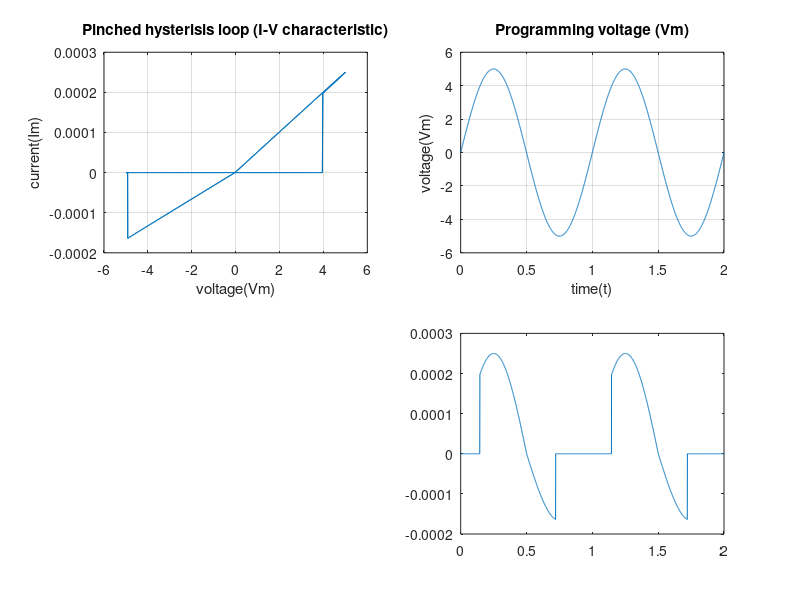

MATLAB code to generate this figure:
clear;
%%
%parameters
%constants
%[a.u.]       [J/K]       [C]	         [F/m]
pi=3.1415926; Kb=1.38e-23; q=1.6e-19; eps_0=8.85e-12;
%conductance parameters
%[m^2]      [m]     [eV]
area=1e-8; d=7e-9; Ub=0.85;
%+ area=6.4e-9 d=4e-8  Ub=0.9
%[1/V]    [1/V]  [A/(m^2 K^2)] [A/(m^2 K^2)]
scl_p=5;  scl_n=7; AA_p=2.4e6;   AA_n=1e6;
%+ scl_p=5  scl_n=7 AA_p=2.4e6   AA_n=1e6
% [a.u.] [ohm]   [K]
eps_r=5.5; Ron=300; T0=300; k_temp=1;
% + eps_r=8 Ron=300 T0=300 k_temp=1
% [A]  [ohms]      [ohms]
cI =1e-3; r_on_p=20e3; r_on_n=30e3;
%+ cI=1e-4 r_on_p=6.1k r_on_n=8.5k
% [F/m]
eps_i=eps_r*eps_0;
%energy threshold parameters
p_th_set=30e-11; p_th_reset=-4e-5;
% p_th_set=1e-10 p_th_reset=-3e-7
% windowing: soft switching
% + p=4
% voltage dependent variabiligy: windowing
p_rand_i=4;
%+ p_rand_i=4
% internal params
v_off=0; v_on=1e-7;
%+ v_off=0 v_on=1e-7
%Poole-Frenkel constant
pfc=1e-1;
%%
%Initialazation

h=0.001;	%the step of runge-kutta method (time precision)  
k=1; %index initialization
t=0; %time initialization
time(k)=0;
Im(k)=0;
Vm(1)=0;
Vm(k)=0;		 %initialization of the memristor's voltage

%%
%Programming/bias signal amplitude and fequency.
Vo=5;		%amplitude of the input voltage
freq=1;     %frequency of the generated pulses 
%T=1/freq;
%%
%Initial Conditions
p_sum_pow=0;
n_sum_pow=-40.139e-6;
set_th=p_th_set;
reset_th=p_th_reset;
state=v_off;

i_G_off_p = 0;
i_G_off_n = 0;
%%
while (t<=2)
    %%
    %Programming signal declaration:
    Vm(k)=Vo*sin(2*pi*freq*t);
    %%
    %energy computation
    %v= idt( v(Plus, Minus)>0 && v(p_sum_pow)<v(set_th) ? v(Plus, Minus*abs(i(G_cond)) : 0, 0 )
    
    if (Vm(k) > 0) && (p_sum_pow<set_th)
        p_sum_pow = p_sum_pow + ( Vm(k)*abs(Im(k)) * h );
    else
        %p_sum_pow = p_sum_pow + 0 ;
    end
    %n_sum_pow v= idt( v(Plus, Minus)<0 && v(n_sum_pow)>v(reset_th) ?
    %    +v(Plus, Minus)*abs(i(G_cond)) : 0, 0 )
    if (Vm(k)< 0) && (n_sum_pow>reset_th)
        n_sum_pow = n_sum_pow + ( Vm(k)*abs(Im(k)) * h );
    else
        %p_sum_pow = p_sum_pow + 0 ;
    end
    
    %%
    %thresholds computation
    %v= ( floor( v(n_sum_pow)/p_th_reset ) + 1 )*p_th_set
    
    set_th = (floor( n_sum_pow / p_th_reset) +1) * p_th_set;
    reset_th = (floor( p_sum_pow / p_th_set) +1) * p_th_reset;
    
    %%
    %state computation
    if state == v_off
        if p_sum_pow>set_th
            state = v_on;
        else
            state = v_off;
        end
    elseif state == v_on
        if n_sum_pow<reset_th
            state = v_off;
        else
            state = v_on;
        end
    else
        errror = 1 ;
    end
        %%
        %conduction computation
        E_on = Vm(k);

        i_Ron_p = E_on/ r_on_p;
        i_Ron_n = E_on/ r_on_n;

        %%
        %off modeling
        i_G_off_p = area* pfc * abs(Vm(k)) /d  *exp(-q * Ub / (Kb * T0) ) ...
            * exp( sqrt(abs(Vm(k)) ) * (q / (Kb * T0) * ...
            ( sqrt(q / (d * 4 * pi * eps_i)))) );

        i_G_off_n = -area* pfc * abs(Vm(k))/d  *exp(-q * Ub / (Kb * T0) ) ...
            * exp( sqrt(abs(Vm(k)) ) * (q / (Kb * T0) * ...
            ( sqrt(q / (d * 4 * pi * eps_i)))) );
    %%
    %Current source selection
    if state == v_off
        if (Vm(k) > 0)
            Im(k+1) = i_G_off_p;
%             Vm(k+1)=i_G_off_p*r_on_p;
        else
            Im(k+1) = i_G_off_n;
%             Vm(k+1)=i_G_off_n*r_on_n;
        end
    else
        if (Vm(k) > 0)
            Im(k+1) = i_Ron_p;
%             Vm(k+1)=i_Ron_p*r_on_p;
        else
            Im(k+1) = i_Ron_n;
%             Vm(k+1)=i_Ron_n*r_on_n;
        end
        
    end
    Im(k+1) = min( cI, Im(k+1));
    Im(k+1) = max(-cI, Im(k+1));
    %%
    %cycles computation
    % variable cycle counts how many time the meristor's 
    %been throughon-off cycle
	cycle = floor( n_sum_pow/p_th_reset );
    %variable sEvent counts how many times an event e.g. switching to 
    %on state, sw to off state has occured
    sEvent = floor(  n_sum_pow/p_th_reset ) + floor(p_sum_pow/p_th_set );
    %%
    time(k)=t; %usefull for plotting the device responce (time vector)
    t = t+h; %time precision defined by the solver's step
    k = k+1; %increase index

end
Im=Im(1:end-1);
%%
%Plots:

figure('Position', [10, 10, 1000, 750]), subplot(2,2,1)
plot(Vm,Im),grid on, title('Pinched hysterisis loop (I-V characteristic)'),xlabel('voltage(Vm)'),ylabel('current(Im)');

% subplot(2,2,3)
% plot(time,L),grid on, title('Tunnel barrier width (L)'),xlabel('time(t)'),ylabel('barrier width(L)');
% 
% subplot(2,2,4)
% plot(time,RL),grid on, title('Memristance'),xlabel('time(t)'),ylabel('memristance(RL)');

subplot(2,2,4)
plot(time,Im)

subplot(2,2,2)
plot(time,Vm),grid on, title('Programming voltage (Vm)'),xlabel('time(t)'),ylabel('voltage(Vm)');
